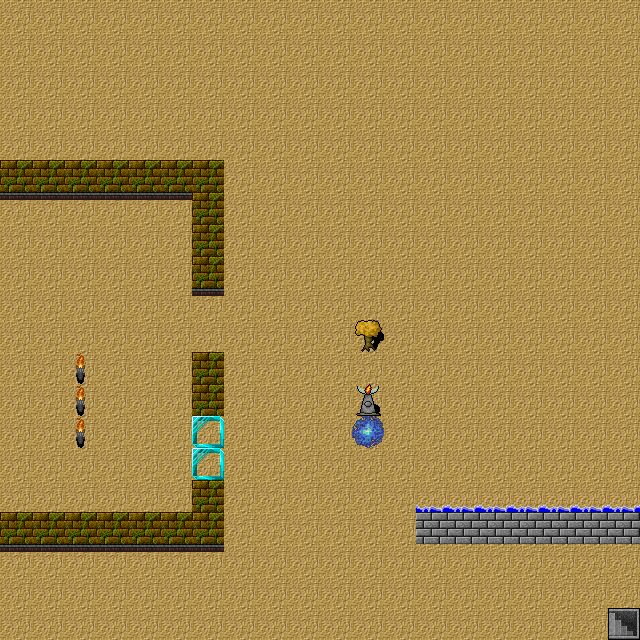

Below is a game level as drawn by its tile map, then a one-line description and the .tmx that defines it (tile-layer data replaced by summaries):
An orthogonal 20x20 tile map with 32x32 px tiles, 3 tile layers (back1, back2, fore) and 12 objects (6x wall, 4x decor, obiect, creatura).

<map version="1.0" orientation="orthogonal" renderorder="right-down" width="20" height="20" tilewidth="32" tileheight="32" nextobjectid="16">
 <tileset firstgid="1" name="dctileset" tilewidth="32" tileheight="32" tilecount="3072">
  <image source="dctileset.png" width="2048" height="1536" />
 </tileset>
 <layer name="back1" width="20" height="20">
  <data>[400 cells, 400 non-empty, 3 distinct tile ids]</data>
 </layer>
 <layer name="back2" width="20" height="20">
  <data>[400 cells, 22 non-empty, 6 distinct tile ids]</data>
 </layer>
 <objectgroup name="objects">
  <object id="2" name="enter" type="obiect" x="608" y="608" width="32" height="32">
   <properties>
    <property name="nivel" value="nivel1" />
    <property name="px" value="1" />
    <property name="py" value="8" />
    <property name="tip" value="trigger" />
    <property name="triggers" value="tranzit" />
   </properties>
  </object>
  <object id="3" type="wall" x="416" y="512" width="224" height="32" />
  <object id="5" name="monstru" type="creatura" x="512" y="416" width="32" height="32">
   <properties>
    <property name="dumb" value="false" />
    <property name="tip" value="monstru" />
   </properties>
  </object>
  <object id="6" type="wall" x="0" y="160" width="224" height="32" />
  <object id="7" type="wall" x="192" y="192" width="32" height="96" />
  <object id="8" type="wall" x="192" y="352" width="32" height="64" />
  <object id="9" type="wall" x="192" y="480" width="32" height="64" />
  <object id="10" type="wall" x="0" y="512" width="192" height="32" />
  <object id="11" type="decor" x="192" y="416" width="32" height="64" />
  <object id="12" type="decor" x="64" y="352" width="32" height="96" />
  <object id="13" type="decor" x="352" y="320" width="32" height="32" />
  <object id="14" type="decor" x="352" y="416" width="32" height="32" />
 </objectgroup>
 <layer name="fore" width="20" height="20">
  <data>[400 cells, 8 non-empty, 2 distinct tile ids]</data>
 </layer>
</map>
